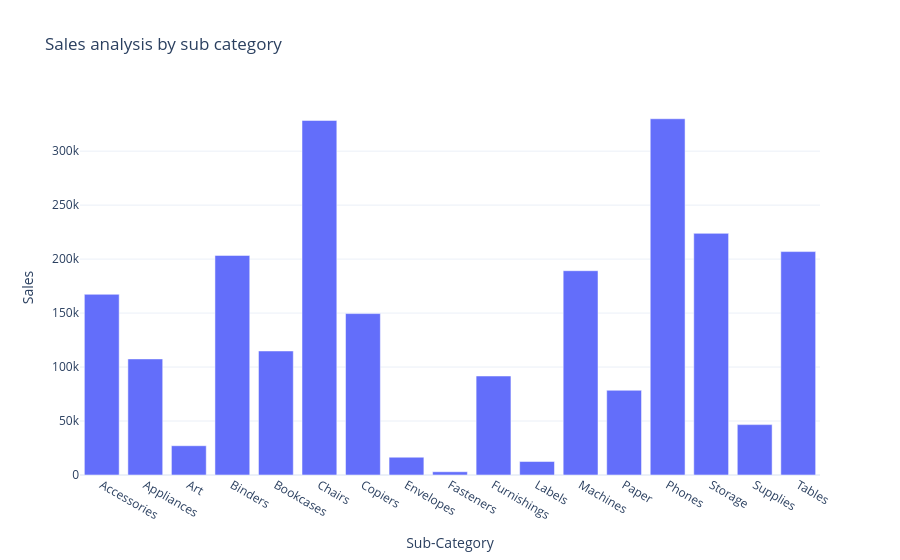

Source (notebook cell):
### Code cell
fig = px.bar(sales_by_subcategory,
             x= 'Sub-Category',
             y= 'Sales',
             title= "Sales analysis by sub category")

fig.show()

### Figure 1 — Plotly figure (JSON) as saved in the notebook; plotly's stock layout.template omitted (floating-point values rounded to 4 significant figures)
{"data": [{"hovertemplate": "Sub-Category=%{x}<br>Sales=%{y}<extra></extra>", "legendgroup": "", "marker": {"color": "#636efa", "pattern": {"shape": ""}}, "name": "", "orientation": "v", "showlegend": false, "textposition": "auto", "type": "bar", "x": ["Accessories", "Appliances", "Art", "Binders", "Bookcases", "Chairs", "Copiers", "Envelopes", "Fasteners", "Furnishings", "Labels", "Machines", "Paper", "Phones", "Storage", "Supplies", "Tables"], "xaxis": "x", "y": [167400.0, 107500.0, 27120.0, 203400.0, 114900.0, 328400.0, 149500.0, 16480.0, 3024.0, 91710.0, 12490.0, 189200.0, 78480.0, 330000.0, 223800.0, 46670.0, 207000.0], "yaxis": "y"}], "layout": {"barmode": "relative", "legend": {"tracegroupgap": 0}, "title": {"text": "Sales analysis by sub category"}, "xaxis": {"anchor": "y", "domain": [0, 1], "title": {"text": "Sub-Category"}}, "yaxis": {"anchor": "x", "domain": [0, 1], "title": {"text": "Sales"}}}}
